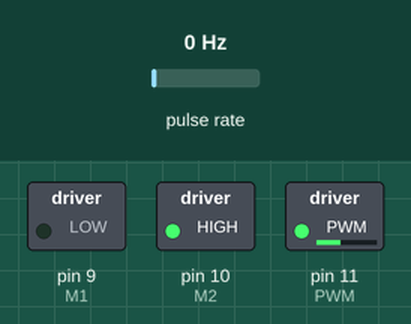
Simulated run of this sketch. Board: Arduino Uno, built with avr-gcc and run on an emulated ATmega328P. Parts: switched loads named in the sketch (green lamp = pin HIGH). Wiring (inferred from the names in the program): pulse sensor: data pin 2. Inputs (shaded band) come from the test bench; at power-on: pulse rate 0 Hz. What the sketch prints to the serial monitor is not drawn.

Above: at 1.2 s.
1.3 s: pulse rate (sensor on pin 2) set to 15 Hz
4.3 s: pulse rate (sensor on pin 2) set to 19 Hz
At 5.6 s:
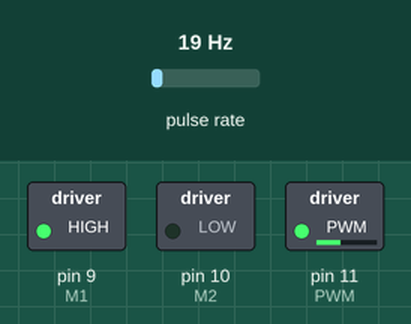
7.3 s: pulse rate (sensor on pin 2) set to 4 Hz
At 7.3 s:
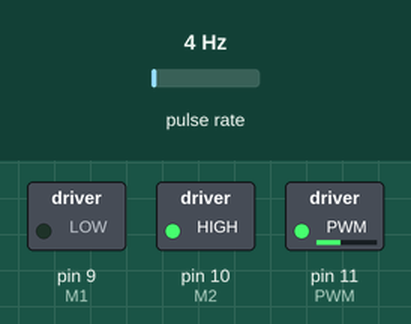
Timing chart, 0 to 10.3 s (numbered marks = the images above; inputs shaded):
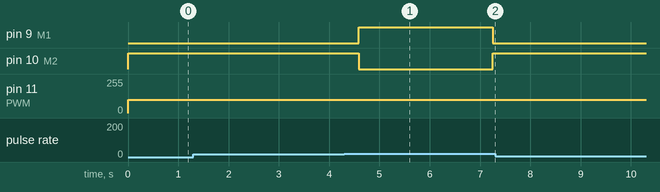

The sketch:

giraMotorIzqDer.ino
```cpp
#define M1 9
#define M2 10
#define PWM 11
#define Encoder 2

int contador=0;

void setup() {
  Serial.begin(9600);
    pinMode(M1, OUTPUT);
    pinMode(M2, OUTPUT);
    pinMode(Encoder, INPUT_PULLUP);
    attachInterrupt(digitalPinToInterrupt(Encoder), Contador, CHANGE);
}

void loop() {
    giraMotorL('L', 100, 100);
    giraMotorR('R', 100, 100);
}

//giraMotor('R', 100, 600); gira en sentido horario 600 pulsos 3 vueltas aprox a una velocidad 100

void giraMotorL(char dir, int vel, int pulsos) {
    analogWrite(PWM, vel);
    if (dir == 'L') {
        while (contador<=pulsos)
        {
            digitalWrite(M1, LOW);
            digitalWrite(M2, HIGH);
            Serial.println(contador);
        }
        stopMotor();
        contador =0;
    }
}

void giraMotorR(char dir, int vel, int pulsos) {
    analogWrite(PWM, vel);
        while (contador<=pulsos)
        {
            digitalWrite(M1, HIGH);
            digitalWrite(M2, LOW);
            Serial.println(contador);
        }
        stopMotor();
        contador = 0;

}


void stopMotor() {
    analogWrite(PWM, 0);
    digitalWrite(M1, LOW);
    digitalWrite(M2, LOW);
}

void Contador() {
    contador++;
}
```

Measured:
- the behaviour switches between 16 and 17 Hz on pulse rate (sensor on pin 2) (found by bisection; images 0 and 1)
- after the input at 4.3 s, pin 9 (M1): LOW → HIGH after 0.29 s instead of 0.37 s; pin 10 (M2): HIGH → LOW after 0.29 s instead of 0.37 s
- after the input at 7.3 s, pin 9 (M1): stays LOW (without the input it goes to HIGH after 2.6 s); pin 10 (M2): stays HIGH (without the input it goes to LOW after 2.6 s)
